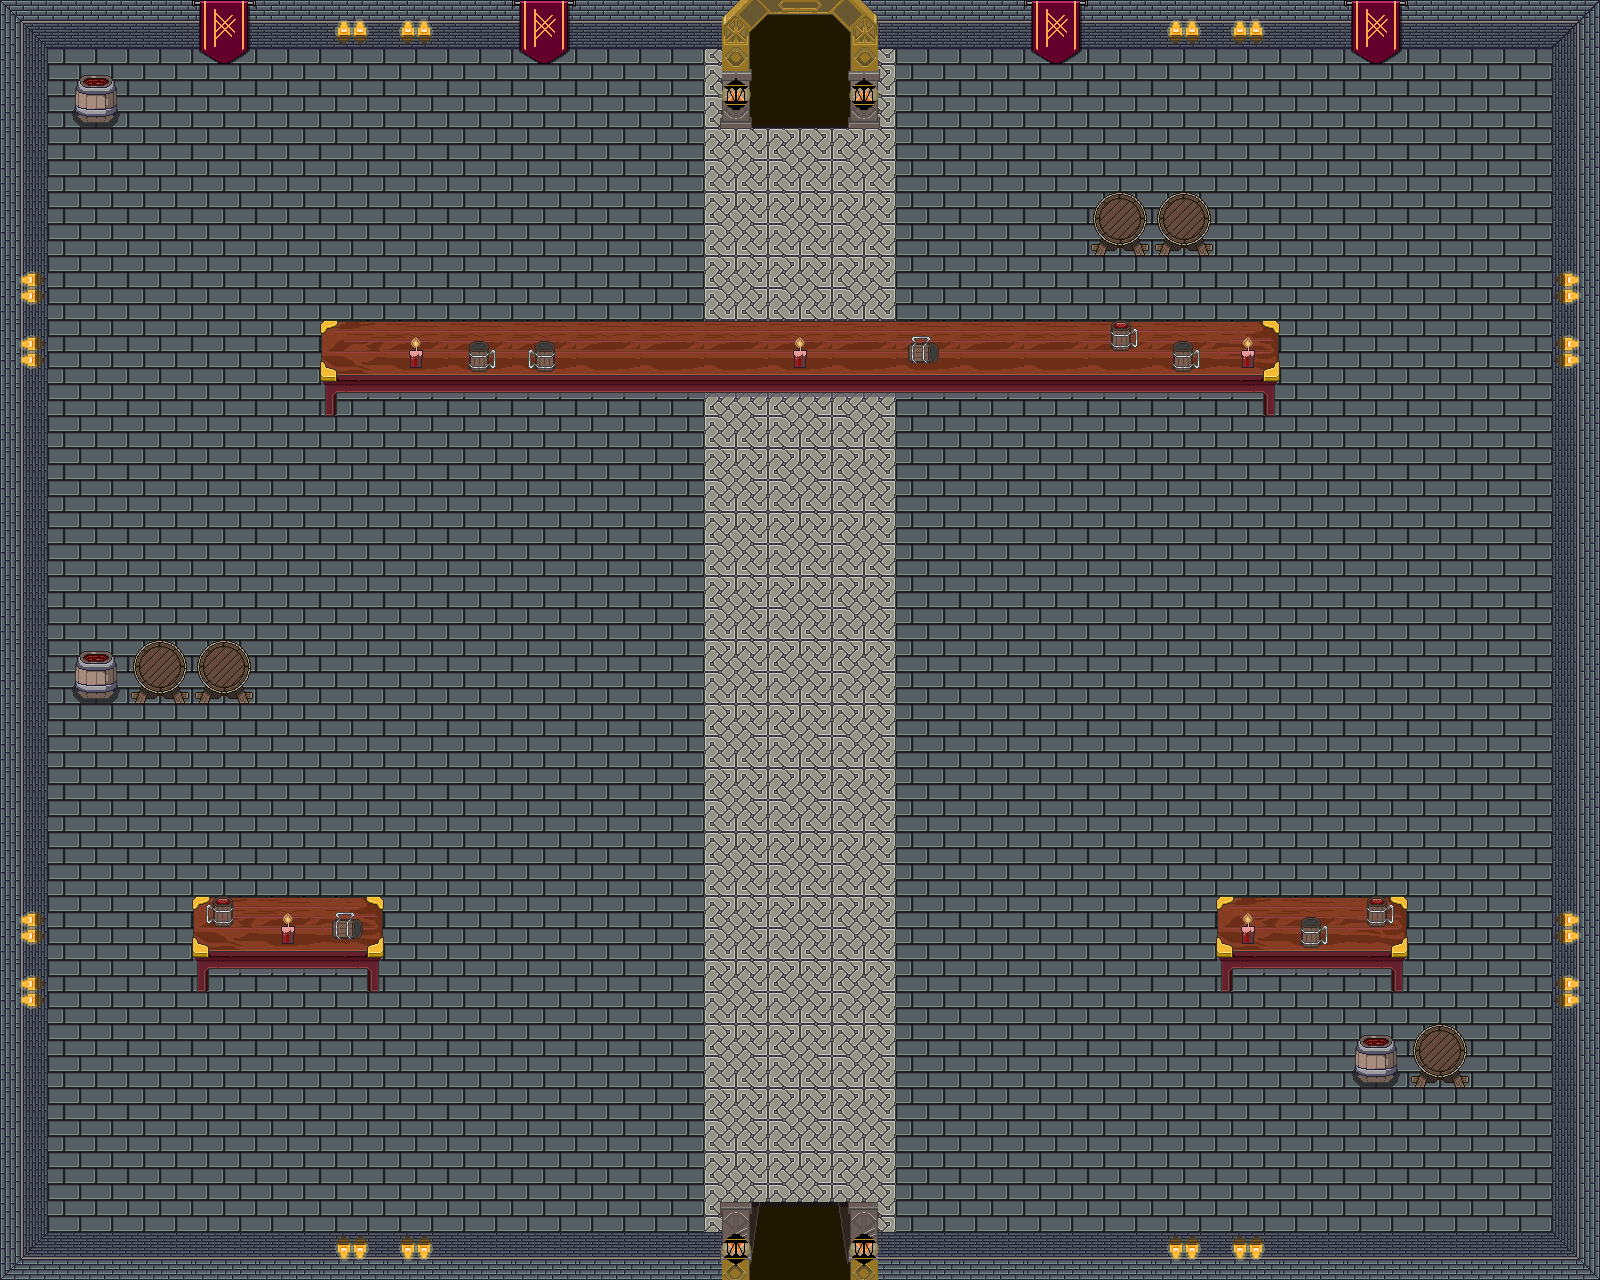

Rendered tile map (Tiled .tmx) drawn with the repository's tilesets; below, a short description and the map source with its tile grids summarised:
An orthogonal 25x20 tile map with 64x64 px tiles, 10 tile layers (Chão, Paredes, Objetos, Porta-Entrada, ...), 5 tilesets.

<map version="1.10" tiledversion="1.11.2" orientation="orthogonal" renderorder="right-down" width="25" height="20" tilewidth="64" tileheight="64" infinite="0" nextlayerid="14" nextobjectid="1">
 <tileset firstgid="1" source="Assets/assets-64-b.tsx" />
 <tileset firstgid="50" source="Assets/assets-64-bits.tsx" />
 <tileset firstgid="290" source="Assets/lamp-Sheet.tsx" />
 <tileset firstgid="295" source="Assets/vela.tsx" />
 <tileset firstgid="299" source="Assets/tochas.tsx" />
 <layer id="1" name="Chão" width="25" height="20">
  <data>[500 cells, 500 non-empty, 2 distinct tile ids]</data>
 </layer>
 <layer id="5" name="Paredes" width="25" height="20">
  <data>[500 cells, 500 non-empty, 17 distinct tile ids]</data>
 </layer>
 <layer id="13" name="Objetos" width="25" height="20">
  <data>[500 cells, 50 non-empty, 8 distinct tile ids]</data>
 </layer>
 <layer id="2" name="Porta-Entrada" width="25" height="20">
  <data>[500 cells, 473 non-empty, 12 distinct tile ids]</data>
 </layer>
 <layer id="12" name="Porta-boss" width="25" height="20">
  <data>[500 cells, 12 non-empty, 8 distinct tile ids]</data>
 </layer>
 <layer id="7" name="Luminária" width="25" height="20">
  <data>[500 cells, 480 non-empty, 6 distinct tile ids]</data>
 </layer>
 <layer id="9" name="Sombra" width="25" height="20">
  <data>[500 cells, 500 non-empty, 3 distinct tile ids]</data>
 </layer>
 <layer id="10" name="Ornamentos" width="25" height="20">
  <data>[500 cells, 500 non-empty, 7 distinct tile ids]</data>
 </layer>
 <layer id="11" name="Sangue" width="25" height="20">
  <data>[500 cells, 500 non-empty, 3 distinct tile ids]</data>
 </layer>
 <layer id="8" name="Estátua" width="25" height="20">
  <data>[500 cells, 492 non-empty, 3 distinct tile ids]</data>
 </layer>
</map>
